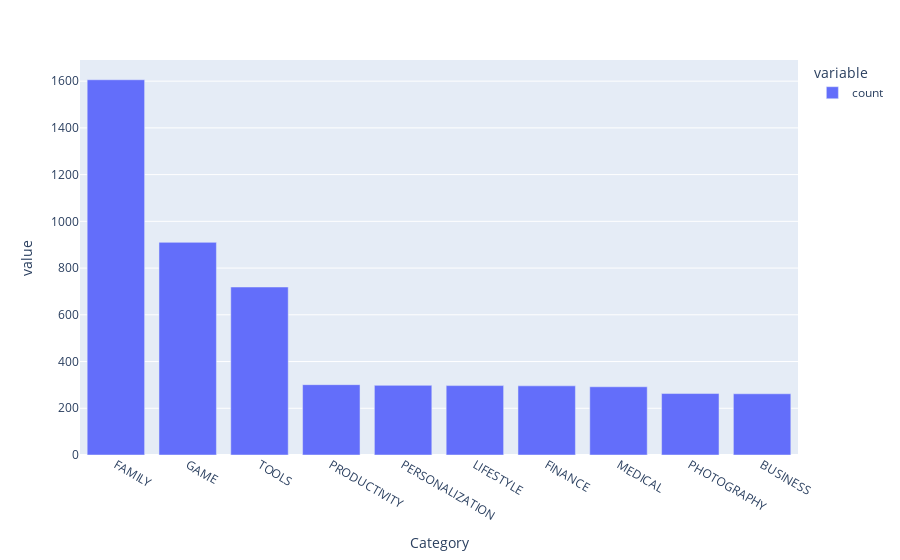

The code cell stored with this chart in its notebook:
### Markdown cell above
### Vertical Bar Chart - Highest Competition (Number of Apps)

### Code cell
fig = px.bar(top10_category)
fig.show()

### Figure 1 — Plotly figure (JSON) as saved in the notebook; plotly's stock layout.template omitted (floating-point values rounded to 4 significant figures)
{"data": [{"hovertemplate": "variable=count<br>Category=%{x}<br>value=%{y}<extra></extra>", "legendgroup": "count", "marker": {"color": "#636efa", "pattern": {"shape": ""}}, "name": "count", "orientation": "v", "showlegend": true, "textposition": "auto", "type": "bar", "x": ["FAMILY", "GAME", "TOOLS", "PRODUCTIVITY", "PERSONALIZATION", "LIFESTYLE", "FINANCE", "MEDICAL", "PHOTOGRAPHY", "BUSINESS"], "xaxis": "x", "y": [1606, 910, 719, 301, 298, 297, 296, 292, 263, 262], "yaxis": "y"}], "layout": {"barmode": "relative", "legend": {"title": {"text": "variable"}, "tracegroupgap": 0}, "margin": {"t": 60}, "xaxis": {"anchor": "y", "domain": [0, 1], "title": {"text": "Category"}}, "yaxis": {"anchor": "x", "domain": [0, 1], "title": {"text": "value"}}}}
